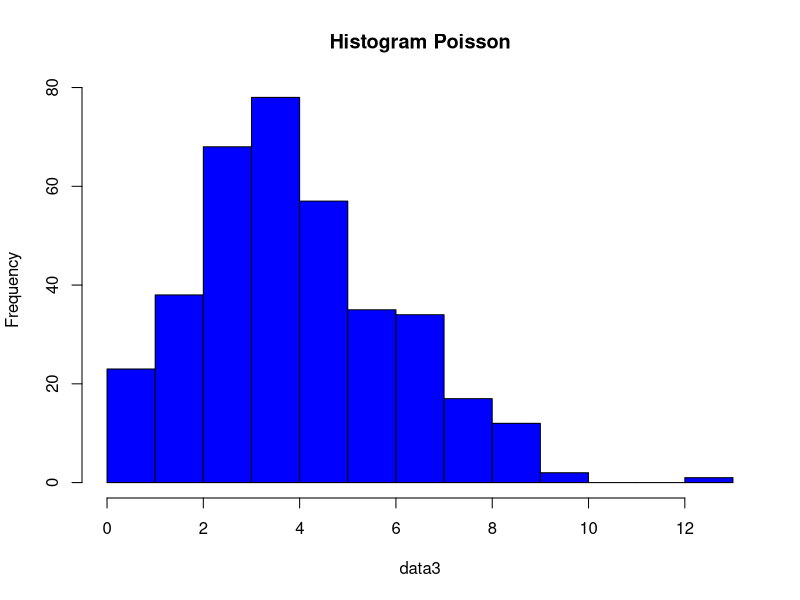

The R source for this figure:
#  =================== 3 ==================== 
x = 6
lambda = 4.5

## a
dpois(x, lambda)

## b
n = 365
data3 = rpois(n, lambda) ;data3

hist(data3, main = "Histogram Poisson", col = "blue")

## c
mean(data3 == 6)
## Penjelasan ada di Github

## d
mean = lambda ;mean

var = lambda ;var